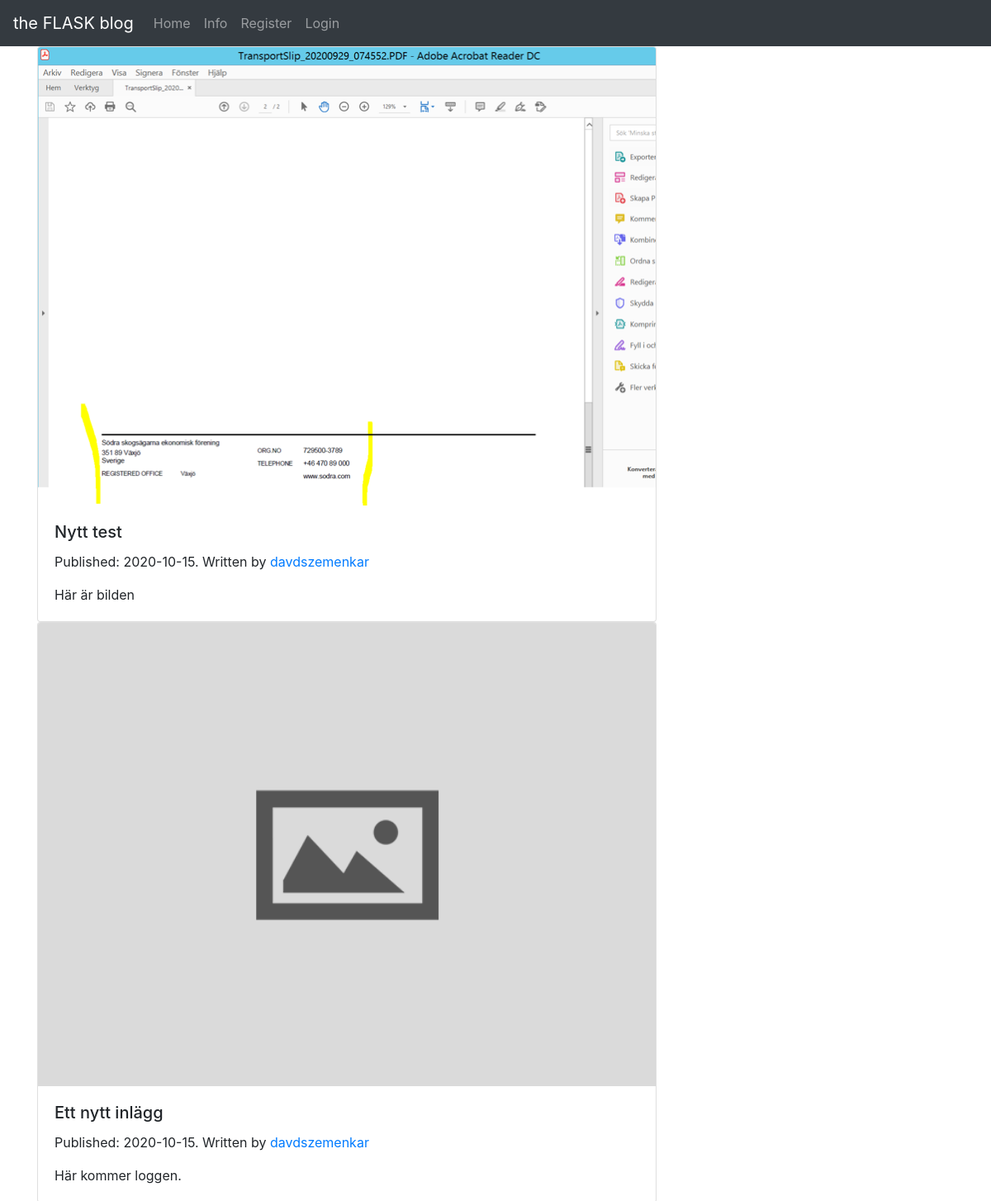
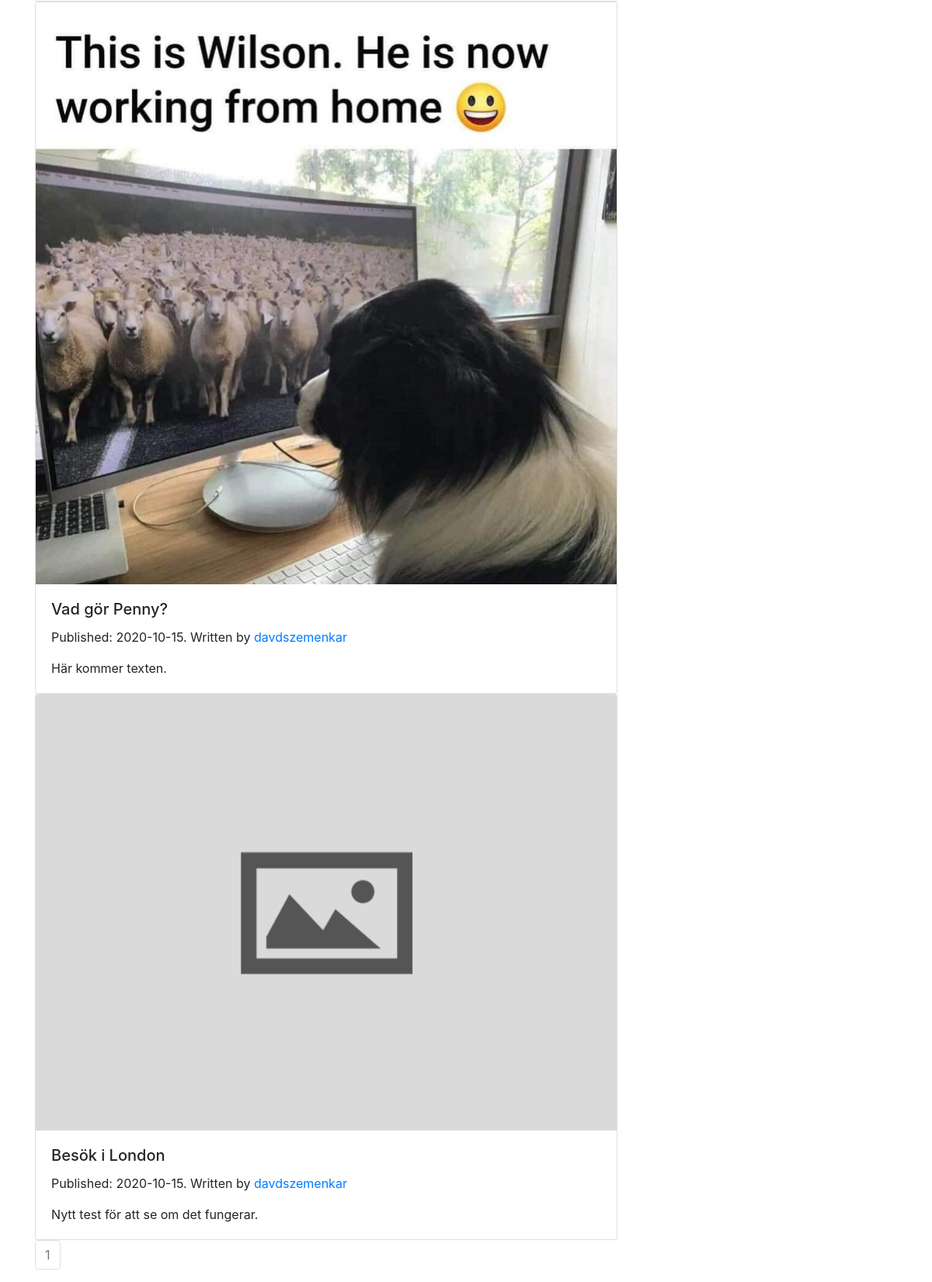
The app's page /davdszemenkar with its own data (2 pictures, top to bottom).
### blogsite/models.py (models this page shows, shortened)
class BlogPost(db.Model):
	__tablename__ = 'blogposts'
	users = db.relationship(User)
	id = db.Column(db.Integer, primary_key=True)
	user_id = db.Column(db.Integer, db.ForeignKey('users.id'), nullable=False)
	picture = db.Column(db.String(64), nullable=False, default='default.png')
	date = db.Column(db.DateTime, nullable=False, default=datetime.utcnow)
	title = db.Column(db.String(140), nullable=False)
	text = db.Column(db.Text, nullable=False)

class User(db.Model, UserMixin):
	__tablename__ = 'users'
	id = db.Column(db.Integer, primary_key=True)
	profile_image = db.Column(db.String(64), nullable=False, default='default_profile.png')
	email = db.Column(db.String(64), unique=True, index=True)
	username = db.Column(db.String(64), unique=True, index=True)
	password_hash = db.Column(db.String(128))
	posts = db.relationship('BlogPost', backref='author', lazy=True)

### blogsite/users/views.py (the view)
@users.route('/<username>')
def user_posts(username):
	page = request.args.get('page', 1, type=int)
	user = User.query.filter_by(username=username).first_or_404()
	blogposts = BlogPost.query.filter_by(author=user).order_by(BlogPost.date.desc()).paginate(page=page, per_page=5)
	return render_template('user_blogposts.html', blogposts=blogposts, user=user)

### blogsite/templates/user_blogposts.html
{% extends "base.html" %}
{% block content %}
	  {% for post in blogposts.items %}
	  <div class="card" style="max-width: 750px;">
  <img src="{{url_for('static', filename='posts/' + post.picture)}}" class="card-img-top" alt="...">
  <div class="card-body">
    <h5 class="card-title">{{post.title}}</h5>
    <p>Published: {{post.date.strftime("%Y-%m-%d")}}. Written by <a href="{{url_for('users.user_posts', username=post.author.username)}}">{{post.author.username}}</a></p>
    <p class="card-text">{{post.text}}</p>
  </div>
</div>
	  {% endfor %}
	  <nav aria-label="Page navigation example">
  <ul class="pagination">
  	{% for page_num in blogposts.iter_pages(left_edge=1, right_edge=1, left_current=1, right_current=2) %}
  	{% if blogposts.page == page_num %}
    <li class="page-item disabled"><a class="page-link" href="{{url_for('users.user_posts', username=username, page=page_num)}}">{{page_num}}</a></li>
    {% else %}
    <li class="page-item"><a class="page-link" href="{{url_for('users.user_posts', username=username, page=page_num)}}">{{page_num}}</a></li>
    {% endif %}
    {% endfor %}
  </ul>
</nav>
{% endblock %}

### blogsite/templates/base.html (shortened to what this page needs)
<!DOCTYPE html>
<html lang="en" dir="ltr">
	<head>
		<link rel="stylesheet" href="https://stackpath.bootstrapcdn.com/bootstrap/4.5.2/css/bootstrap.min.css">
	</head>
	<body>
		<nav class="navbar navbar-expand-lg navbar-dark bg-dark">
		  <a class="navbar-brand" href="#">the FLASK blog</a>
		  <div class="collapse navbar-collapse" id="navbarNavAltMarkup">
		    <div class="navbar-nav">
		      <a class="nav-link" href="{{ url_for('core.index')}}">Home</a>
		      <a class="nav-link" href="{{ url_for('core.info')}}">Info</a>
		      {% if current_user.is_authenticated %}
		      <a class="nav-link" href="{{ url_for('users.account')}}">Account</a>
		      <a class="nav-link" href="{{ url_for('blogposts.create')}}">Create post</a>
		      <a class="nav-link" href="{{ url_for('users.logout')}}">Logout</a>
		      {% else %}
		      <a class="nav-link" href="{{ url_for('users.register')}}">Register</a>
		      <a class="nav-link" href="{{ url_for('users.login')}}">Login</a>
		      {% endif %}
		    </div>
		  </div>
		</nav>
		<div class="container">
		  {% block content %}
		  {% endblock %}
		</div>
	</body>
</html>

### records on screen
BlogPost: picture (picture), title "Nytt test", date "2020-10-15", author.username "davdszemenkar", text "Här är bilden"
BlogPost: picture (placeholder picture), title "Ett nytt inlägg", date "2020-10-15", author.username "davdszemenkar", text "Här kommer loggen."
BlogPost: picture (picture), title "Vad gör Penny?", date "2020-10-15", author.username "davdszemenkar", text "Här kommer texten."
BlogPost: picture (placeholder picture), title "Besök i London", date "2020-10-15", author.username "davdszemenkar", text "Nytt test för att se om det fungerar."

### other values on screen
{{ page_num }} "1"
